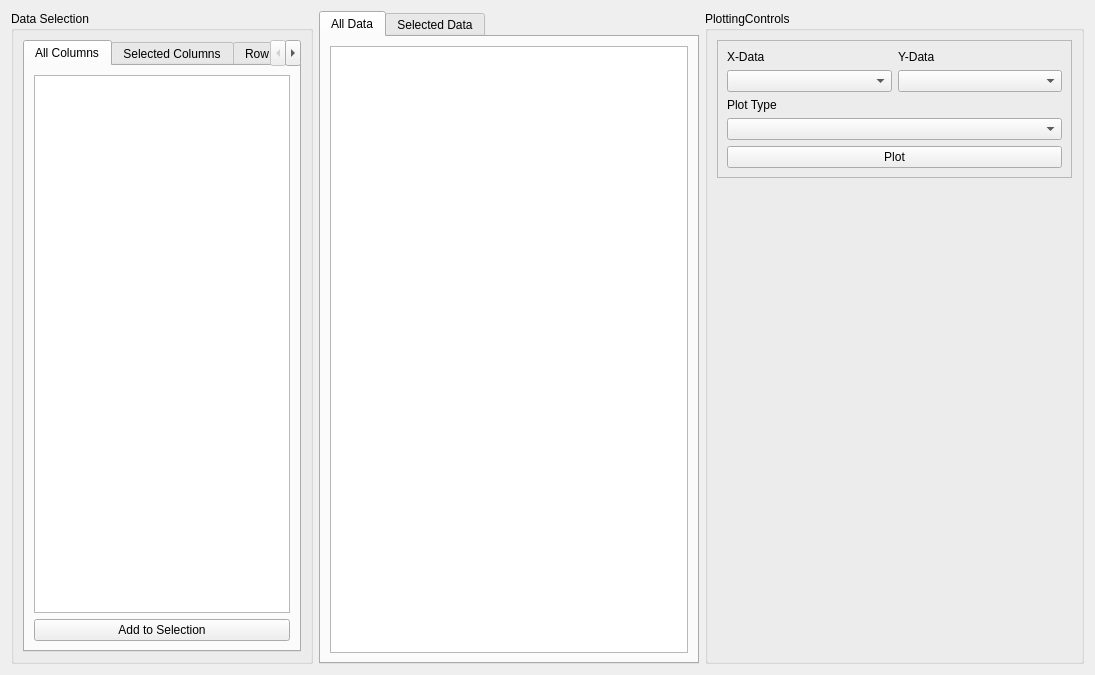
<?xml version="1.0" encoding="UTF-8"?>
<ui version="4.0">
 <class>Form</class>
 <widget class="QWidget" name="Form">
  <property name="geometry">
   <rect>
    <x>0</x>
    <y>0</y>
    <width>1095</width>
    <height>675</height>
   </rect>
  </property>
  <property name="contextMenuPolicy">
   <enum>Qt::NoContextMenu</enum>
  </property>
  <property name="windowTitle">
   <string>Form</string>
  </property>
  <layout class="QGridLayout" name="gridLayout_5">
   <item row="0" column="1">
    <widget class="QTabWidget" name="tabWidget">
     <property name="currentIndex">
      <number>0</number>
     </property>
     <widget class="QWidget" name="AllData">
      <attribute name="title">
       <string>All Data</string>
      </attribute>
      <layout class="QGridLayout" name="gridLayout_2">
       <item row="0" column="0">
        <widget class="QTableWidget" name="tableWidgetAllData"/>
       </item>
      </layout>
     </widget>
     <widget class="QWidget" name="SelectedData">
      <attribute name="title">
       <string>Selected Data</string>
      </attribute>
      <layout class="QGridLayout" name="gridLayout_3">
       <item row="0" column="2">
        <widget class="QTableWidget" name="tableWidgetSelectedData">
         <property name="selectionMode">
          <enum>QAbstractItemView::ExtendedSelection</enum>
         </property>
        </widget>
       </item>
      </layout>
     </widget>
    </widget>
   </item>
   <item row="0" column="2">
    <widget class="QGroupBox" name="groupBoxPlotting">
     <property name="sizePolicy">
      <sizepolicy hsizetype="MinimumExpanding" vsizetype="Minimum">
       <horstretch>0</horstretch>
       <verstretch>0</verstretch>
      </sizepolicy>
     </property>
     <property name="title">
      <string>PlottingControls</string>
     </property>
     <layout class="QGridLayout" name="gridLayout_7">
      <item row="0" column="0">
       <widget class="QFrame" name="framePlotControls">
        <property name="frameShape">
         <enum>QFrame::StyledPanel</enum>
        </property>
        <property name="frameShadow">
         <enum>QFrame::Raised</enum>
        </property>
        <layout class="QGridLayout" name="gridLayout_8">
         <item row="2" column="0">
          <widget class="QComboBox" name="comboBoxPlotType"/>
         </item>
         <item row="1" column="0">
          <layout class="QVBoxLayout" name="verticalLayout_4">
           <item>
            <widget class="QLabel" name="label_3">
             <property name="text">
              <string>Plot Type</string>
             </property>
            </widget>
           </item>
          </layout>
         </item>
         <item row="0" column="0">
          <layout class="QHBoxLayout" name="horizontalLayout_4">
           <item>
            <layout class="QVBoxLayout" name="verticalLayout_3">
             <item>
              <widget class="QLabel" name="label_2">
               <property name="text">
                <string>X-Data</string>
               </property>
              </widget>
             </item>
             <item>
              <widget class="QComboBox" name="comboBoxXData"/>
             </item>
            </layout>
           </item>
           <item>
            <layout class="QVBoxLayout" name="verticalLayout_2">
             <item>
              <widget class="QLabel" name="label">
               <property name="text">
                <string>Y-Data</string>
               </property>
              </widget>
             </item>
             <item>
              <widget class="QComboBox" name="comboBoxYData"/>
             </item>
            </layout>
           </item>
          </layout>
         </item>
         <item row="3" column="0">
          <widget class="QPushButton" name="pushButtonPlot">
           <property name="text">
            <string>Plot</string>
           </property>
          </widget>
         </item>
        </layout>
       </widget>
      </item>
      <item row="1" column="0">
       <widget class="QFrame" name="framePlotWidget">
        <property name="sizePolicy">
         <sizepolicy hsizetype="Preferred" vsizetype="Minimum">
          <horstretch>0</horstretch>
          <verstretch>0</verstretch>
         </sizepolicy>
        </property>
        <property name="frameShape">
         <enum>QFrame::StyledPanel</enum>
        </property>
        <property name="frameShadow">
         <enum>QFrame::Raised</enum>
        </property>
       </widget>
      </item>
      <item row="2" column="0">
       <spacer name="verticalSpacer">
        <property name="orientation">
         <enum>Qt::Vertical</enum>
        </property>
        <property name="sizeHint" stdset="0">
         <size>
          <width>20</width>
          <height>40</height>
         </size>
        </property>
       </spacer>
      </item>
     </layout>
    </widget>
   </item>
   <item row="0" column="0">
    <widget class="QGroupBox" name="groupBox">
     <property name="sizePolicy">
      <sizepolicy hsizetype="Preferred" vsizetype="Minimum">
       <horstretch>0</horstretch>
       <verstretch>0</verstretch>
      </sizepolicy>
     </property>
     <property name="title">
      <string>Data Selection</string>
     </property>
     <layout class="QGridLayout" name="gridLayout_6">
      <item row="0" column="0">
       <widget class="QTabWidget" name="tabWidget_2">
        <property name="sizePolicy">
         <sizepolicy hsizetype="Minimum" vsizetype="Expanding">
          <horstretch>0</horstretch>
          <verstretch>0</verstretch>
         </sizepolicy>
        </property>
        <property name="currentIndex">
         <number>0</number>
        </property>
        <widget class="QWidget" name="AllColumns">
         <attribute name="title">
          <string>All Columns</string>
         </attribute>
         <layout class="QGridLayout" name="gridLayout">
          <item row="1" column="0">
           <widget class="QPushButton" name="pushButtonAddToSelection">
            <property name="text">
             <string>Add to Selection</string>
            </property>
           </widget>
          </item>
          <item row="0" column="0">
           <widget class="QListWidget" name="listWidgetAllColumns">
            <property name="selectionMode">
             <enum>QAbstractItemView::ExtendedSelection</enum>
            </property>
           </widget>
          </item>
         </layout>
        </widget>
        <widget class="QWidget" name="SelectedColumns">
         <attribute name="title">
          <string>Selected Columns</string>
         </attribute>
         <layout class="QGridLayout" name="gridLayout_4">
          <item row="0" column="0">
           <widget class="QListWidget" name="listWidgetSelectedColumns">
            <property name="selectionMode">
             <enum>QAbstractItemView::ExtendedSelection</enum>
            </property>
           </widget>
          </item>
          <item row="1" column="0">
           <widget class="QPushButton" name="pushButtonRemoveFromSelection">
            <property name="text">
             <string>Remove from Selection</string>
            </property>
           </widget>
          </item>
         </layout>
        </widget>
        <widget class="QWidget" name="RowFilters">
         <attribute name="title">
          <string>Row Filters</string>
         </attribute>
         <layout class="QVBoxLayout" name="verticalLayout">
          <item>
           <layout class="QHBoxLayout" name="horizontalLayout_2">
            <item>
             <widget class="QComboBox" name="comboBoxSelectedColumns">
              <property name="sizePolicy">
               <sizepolicy hsizetype="MinimumExpanding" vsizetype="Fixed">
                <horstretch>0</horstretch>
                <verstretch>0</verstretch>
               </sizepolicy>
              </property>
             </widget>
            </item>
            <item>
             <widget class="QCheckBox" name="checkBoxUnique">
              <property name="sizePolicy">
               <sizepolicy hsizetype="Minimum" vsizetype="Fixed">
                <horstretch>0</horstretch>
                <verstretch>0</verstretch>
               </sizepolicy>
              </property>
              <property name="text">
               <string>Unique vals</string>
              </property>
             </widget>
            </item>
            <item>
             <widget class="QCheckBox" name="checkBoxSorting">
              <property name="text">
               <string>Sort</string>
              </property>
             </widget>
            </item>
           </layout>
          </item>
          <item>
           <widget class="QListWidget" name="listWidgetUniqueValues">
            <property name="sizePolicy">
             <sizepolicy hsizetype="Expanding" vsizetype="Preferred">
              <horstretch>0</horstretch>
              <verstretch>5</verstretch>
             </sizepolicy>
            </property>
            <property name="selectionMode">
             <enum>QAbstractItemView::ExtendedSelection</enum>
            </property>
           </widget>
          </item>
          <item>
           <widget class="QLabel" name="label_4">
            <property name="text">
             <string>Applied Filters:</string>
            </property>
           </widget>
          </item>
          <item>
           <widget class="QListWidget" name="listWidgetAppliedFilters">
            <property name="sizePolicy">
             <sizepolicy hsizetype="Expanding" vsizetype="Preferred">
              <horstretch>0</horstretch>
              <verstretch>0</verstretch>
             </sizepolicy>
            </property>
            <property name="selectionMode">
             <enum>QAbstractItemView::SingleSelection</enum>
            </property>
           </widget>
          </item>
          <item>
           <layout class="QHBoxLayout" name="horizontalLayout">
            <item>
             <widget class="QRadioButton" name="radioButtonInclude">
              <property name="text">
               <string>include</string>
              </property>
              <property name="checked">
               <bool>true</bool>
              </property>
             </widget>
            </item>
            <item>
             <widget class="QRadioButton" name="radioButtonLessThan">
              <property name="text">
               <string>exclude</string>
              </property>
             </widget>
            </item>
           </layout>
          </item>
          <item>
           <layout class="QHBoxLayout" name="horizontalLayout_3">
            <item>
             <widget class="QCheckBox" name="checkBoxPreviewSelection">
              <property name="text">
               <string>Preview Selection</string>
              </property>
             </widget>
            </item>
            <item>
             <widget class="QPushButton" name="pushButtonApplyFilters">
              <property name="text">
               <string>Apply</string>
              </property>
             </widget>
            </item>
           </layout>
          </item>
         </layout>
        </widget>
       </widget>
      </item>
     </layout>
    </widget>
   </item>
  </layout>
 </widget>
 <resources/>
 <connections/>
</ui>
